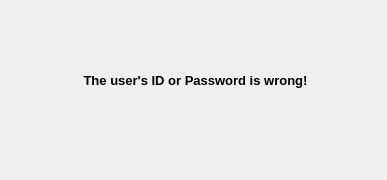
<?xml version="1.0" encoding="UTF-8"?>
<ui version="4.0">
 <class>failed_log</class>
 <widget class="QDialog" name="failed_log">
  <property name="geometry">
   <rect>
    <x>0</x>
    <y>0</y>
    <width>387</width>
    <height>180</height>
   </rect>
  </property>
  <property name="focusPolicy">
   <enum>Qt::TabFocus</enum>
  </property>
  <property name="contextMenuPolicy">
   <enum>Qt::CustomContextMenu</enum>
  </property>
  <property name="windowTitle">
   <string>Log in failed</string>
  </property>
  <widget class="QLabel" name="label">
   <property name="geometry">
    <rect>
     <x>20</x>
     <y>50</y>
     <width>351</width>
     <height>61</height>
    </rect>
   </property>
   <property name="frameShadow">
    <enum>QFrame::Plain</enum>
   </property>
   <property name="text">
    <string>&lt;html&gt;&lt;head/&gt;&lt;body&gt;&lt;p align=&quot;center&quot;&gt;&lt;span style=&quot; font-size:10pt; font-weight:600;&quot;&gt;The user's ID or Password is wrong!&lt;/span&gt;&lt;/p&gt;&lt;/body&gt;&lt;/html&gt;</string>
   </property>
  </widget>
 </widget>
 <resources/>
 <connections/>
</ui>
